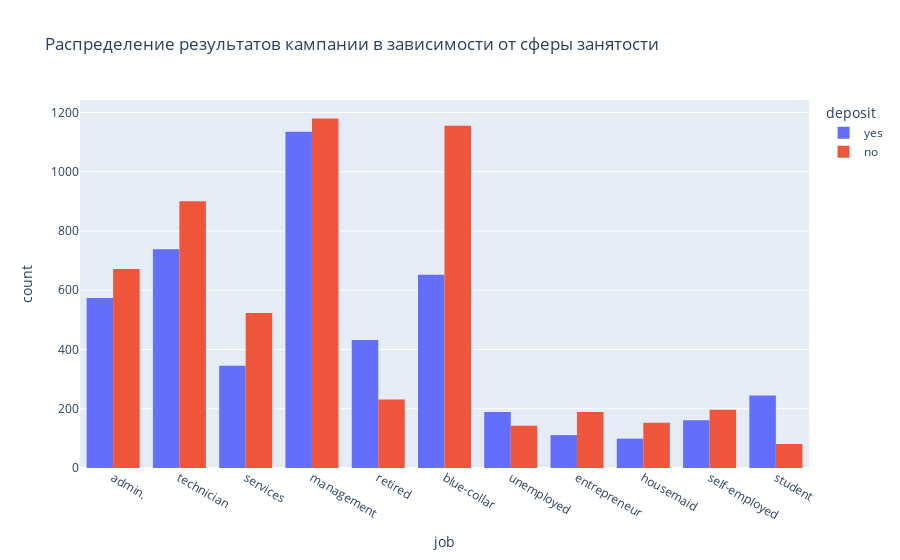

Notebook cell for this chart:
### Code cell
# построим визуализации для открывших и неоткрывших депозит в зависимости от вида профессиональной занятости
px.histogram(
    data_frame=df_cleaned,
    x='job',
    color='deposit',
    title='Распределение результатов кампании в зависимости от сферы занятости',
    barmode='group'
)

### Figure 1 — Plotly figure (JSON) as saved in the notebook; plotly's stock layout.template omitted (floating-point values rounded to 4 significant figures; data arrays with more than 128 entries replaced by an {"elided": "..."} marker saying what was removed)
{"data": [{"alignmentgroup": "True", "bingroup": "x", "hovertemplate": "deposit=yes<br>job=%{x}<br>count=%{y}<extra></extra>", "legendgroup": "yes", "marker": {"color": "#636efa", "pattern": {"shape": ""}}, "name": "yes", "offsetgroup": "yes", "orientation": "v", "showlegend": true, "type": "histogram", "x": {"elided": "4681 str values"}, "xaxis": "x", "yaxis": "y"}, {"alignmentgroup": "True", "bingroup": "x", "hovertemplate": "deposit=no<br>job=%{x}<br>count=%{y}<extra></extra>", "legendgroup": "no", "marker": {"color": "#EF553B", "pattern": {"shape": ""}}, "name": "no", "offsetgroup": "no", "orientation": "v", "showlegend": true, "type": "histogram", "x": {"elided": "5424 str values"}, "xaxis": "x", "yaxis": "y"}], "layout": {"barmode": "group", "legend": {"title": {"text": "deposit"}, "tracegroupgap": 0}, "title": {"text": "Распределение результатов кампании в зависимости от сферы занятости"}, "xaxis": {"anchor": "y", "domain": [0, 1], "title": {"text": "job"}}, "yaxis": {"anchor": "x", "domain": [0, 1], "title": {"text": "count"}}}}
